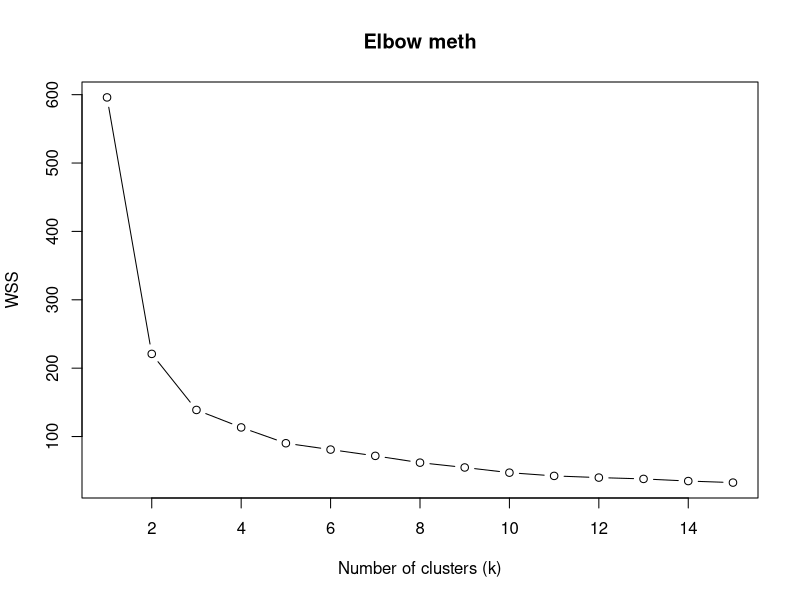

This chart was generated by the following R code:
#k means clustering 
#load iris dataset
data(iris)
head(iris)
str(iris)
# data set showing a flower built into R 

#remove species 
#prepare data basically (speicies is categorical, hence we dont want it for kmeans)
iris_data <- iris[, 1:4] # all rows , only cols 1 - 4

#scale data as last vals will dominate data
iris_scaled <- scale(iris_data)

#want to choose optimal k (elbow method) (optimal nr of clusters)
wss <- numeric(15)

#we need to calculate the wss of each number of clusters
for(k in 1:15){
  kmeans_model <- kmeans(iris_scaled, centers =k, nstart = 25)
  wss[k] <- kmeans_model$tot.withinss
}
plot(1:15, wss, type = "b",
     main = "Elbow meth",
     xlab = "Number of clusters (k)",
     ylab = "WSS"
)

k <- 3

#Apply kmeans clustering

kmeans_result <- kmeans(iris_scaled, centers = k, nstart =25)
kmeans_result 

#clusters
kmeans_result$cluster

#cluster size
kmeans_result$size

#view cluster
kmeans_result$centers

#add cluster results to original dataset
iris_data$Cluster <-kmeans_result$cluster

table(iris$Species, iris_data$Cluster)

#cluster summary statistics
aggregate(iris[,1:4], by = list(Cluster = iris_data$Cluster),
          mean)
View(iris_data)
